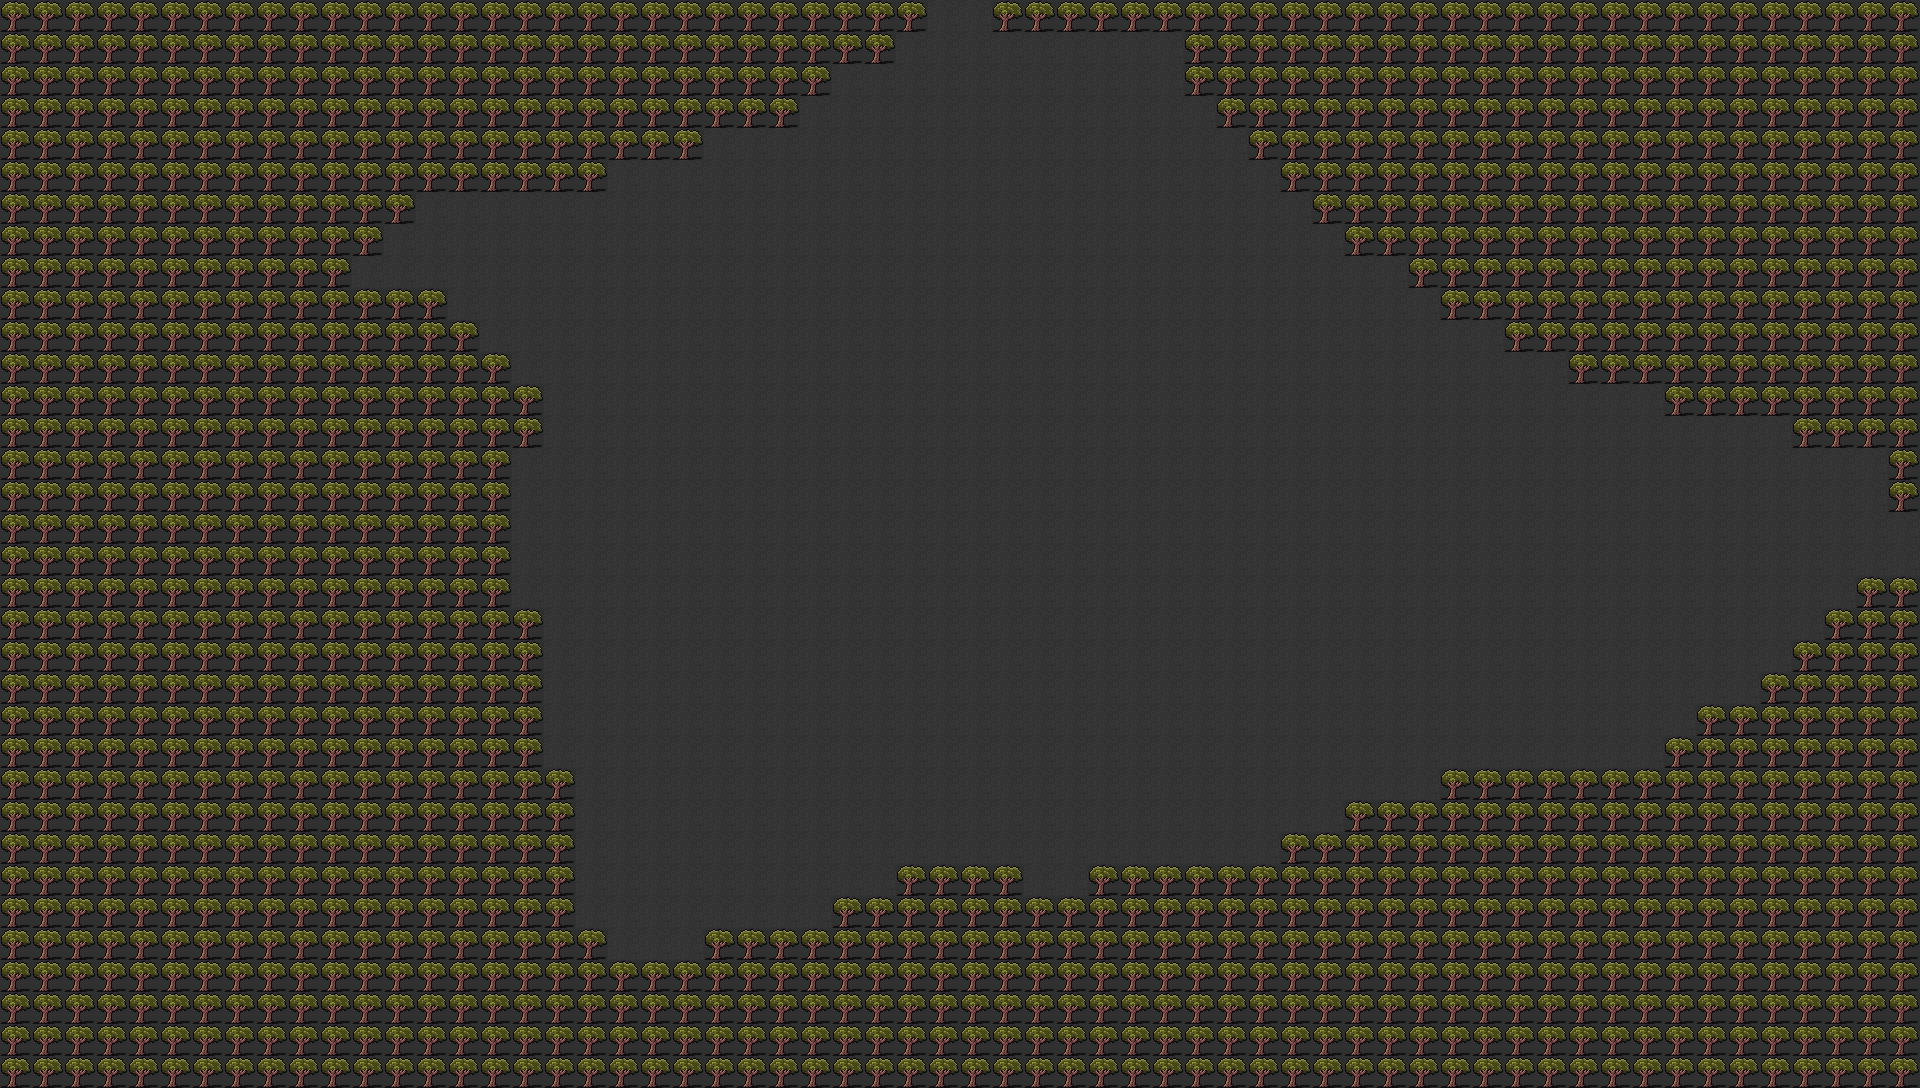

This game map was drawn from its Tiled (.tmx) file and the tilesets committed beside it. A one-line description and the trimmed map source follow:
An orthogonal 60x34 tile map with 32x32 px tiles, 2 tile layers (Base, Decorations), 7 tilesets and 7 objects (7x Enemy).

<map version="1.0" orientation="orthogonal" width="60" height="34" tilewidth="32" tileheight="32">
 <tileset firstgid="1" source="../../tilesets/Dungeon 1.tsx" />
 <tileset firstgid="91" source="../../tilesets/Dungeon 2.tsx" />
 <tileset firstgid="235" source="../../tilesets/Dungeon 3.tsx" />
 <tileset firstgid="352" source="../../tilesets/Dungeon 4.tsx" />
 <tileset firstgid="523" source="../../tilesets/Overworld 1.tsx" />
 <tileset firstgid="651" source="../../tilesets/Overworld 2.tsx" />
 <tileset firstgid="787" source="../../tilesets/Overworld 3.tsx" />
 <layer name="Base" width="60" height="34">
  <data>[2040 cells, 2040 non-empty, 1 distinct tile ids]</data>
 </layer>
 <layer name="Decorations" width="60" height="34">
  <data>[2040 cells, 1206 non-empty, 1 distinct tile ids]</data>
 </layer>
 <objectgroup name="Objects" width="60" height="34">
  <object name="Skelleton" type="Enemy" x="936" y="527" width="32" height="32" />
  <object name="Skelleton" type="Enemy" x="1238" y="726" width="32" height="32" />
  <object name="Skelleton" type="Enemy" x="1325" y="418" width="32" height="32" />
  <object name="Skelleton" type="Enemy" x="941" y="140" width="32" height="32" />
  <object name="Skelleton" type="Enemy" x="629" y="259" width="32" height="32" />
  <object name="Skelleton" type="Enemy" x="700" y="692" width="32" height="32" />
  <object name="Skelleton" type="Enemy" x="1122" y="238" width="32" height="32" />
 </objectgroup>
</map>
